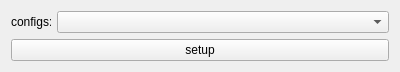
<?xml version="1.0" encoding="UTF-8"?>
<ui version="4.0">
 <class>Form</class>
 <widget class="QWidget" name="Form">
  <property name="geometry">
   <rect>
    <x>0</x>
    <y>0</y>
    <width>400</width>
    <height>54</height>
   </rect>
  </property>
  <property name="windowTitle">
   <string>Form</string>
  </property>
  <layout class="QVBoxLayout" name="verticalLayout">
   <item>
    <layout class="QHBoxLayout" name="horizontalLayout">
     <item>
      <widget class="QLabel" name="configsLabel">
       <property name="maximumSize">
        <size>
         <width>40</width>
         <height>16777215</height>
        </size>
       </property>
       <property name="text">
        <string>configs:</string>
       </property>
      </widget>
     </item>
     <item>
      <widget class="QComboBox" name="configsComboBox"/>
     </item>
    </layout>
   </item>
   <item>
    <widget class="QPushButton" name="setupPushButton">
     <property name="text">
      <string>setup</string>
     </property>
    </widget>
   </item>
  </layout>
 </widget>
 <resources/>
 <connections/>
</ui>
